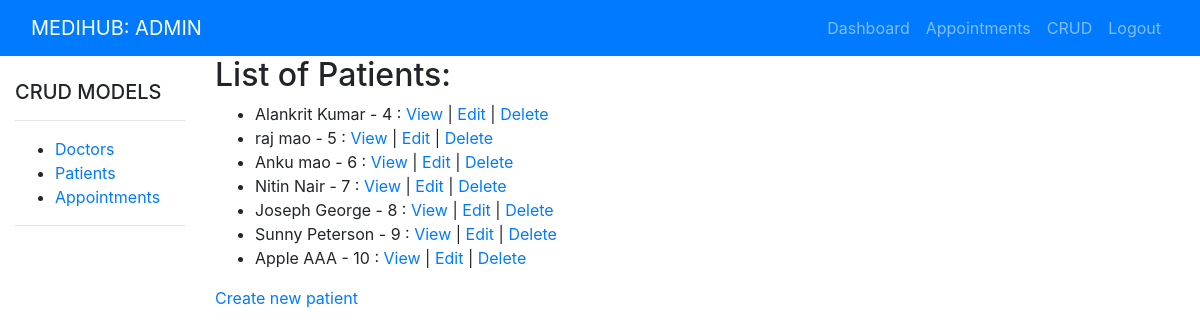
The page /adminapp/crud/patients/ (signed in) on the database as committed earlier.
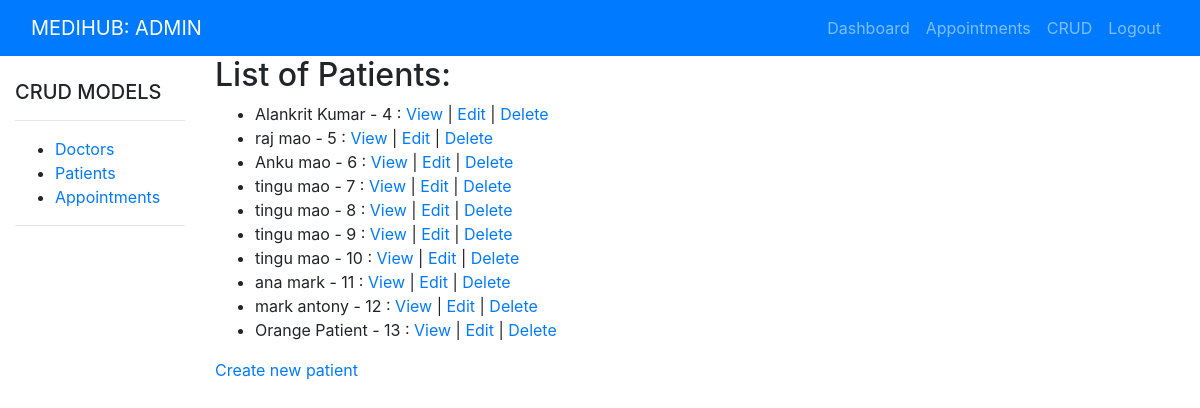
The same page on the database as committed later.
### hospital/models.py (models this page shows)
class Patient(models.Model):
    GENDER_CHOICES = [
        ('M', 'Male'),
        ('F', 'Female'),
        ('X', 'Other'),
    ]
    user = models.OneToOneField(User, on_delete=models.CASCADE, null=True, blank=True)
    first_name = models.CharField(max_length=50, null=True, blank=True)
    last_name = models.CharField(max_length=50, null=True, blank=True)
    gender = models.CharField(max_length=1, choices=GENDER_CHOICES, null=True, blank=True)
    dob = models.DateField(null=True, blank=True)
    phone = models.CharField(max_length=10, null=True, blank=True)
    address = models.TextField(max_length=400, null=True, blank=True)
    email = models.CharField(max_length=100, null=True, blank=True)
    def __str__(self):
        return f'{self.first_name} {self.last_name} - {self.id}'

### adminapp/views.py (the view)
# urls.py: path('crud/patients/', views.patientListView, name='patient-list'),
@login_required(login_url='admin-login')
def patientListView(request):
    patientList = Patient.objects.all()
    context = {
        'list_of_patients': patientList,
    }
    return render(request, 'adminapp/patient_list.html', context)

### adminapp/templates/adminapp/patient_list.html
{% extends 'adminapp/crud_index.html' %}
{% block main %}
<h2>List of Patients:</h2>
<ul>
    {% for patient in list_of_patients %}
    <li>{{patient}} :
        <a href="{% url 'patient-detail' patient.id %}">View</a> |
        <a href="{% url 'edit-patient' patient.id %}">Edit</a> |
        <a href="{% url 'delete-patient' patient.id %}">Delete</a>
    </li>
    {% endfor %}
</ul>
<p><a href="{% url 'create-patient' %}">Create new patient</a></p>
{% endblock %}

### adminapp/templates/adminapp/crud_index.html (shortened to what this page needs)
{% extends 'adminapp/base.html' %}
{% block content %}
<div class="container-fluid">
    <div class="row">
        <div class="col-sm-2">
            <br>
            <h5>CRUD MODELS</h5>
            <hr>
            <ul>
                <li><a href="{% url 'doctor-list' %}">Doctors</a></li>
                <li><a href="{% url 'patient-list' %}">Patients</a></li>
                <li><a href="{% url 'appointment-list' %}">Appointments</a></li>
            </ul>
            <hr>
        </div>
        <div class="col-sm-10">
            {% block main %}{% endblock %}
        </div>
    </div>
</div>
{% endblock %}

### adminapp/templates/adminapp/base.html (shortened to what this page needs)
{% load static %}
<!DOCTYPE html>
<html lang="en">
<head>
    <link rel="stylesheet" href="https://maxcdn.bootstrapcdn.com/bootstrap/4.0.0/css/bootstrap.min.css">
    <link rel="stylesheet" href="{% static 'styles/style.css' %}">
</head>
<body>
    {% include 'adminapp/navbar.html' %}
    {% block content %}
    {% endblock %}
</body>
</html>

### adminapp/templates/adminapp/navbar.html (shortened to what this page needs)
<nav class="navbar navbar-dark navbar-expand-md sticky-top bg-primary">
    <div class="container-fluid"><a class="navbar-brand text-center" href="" style="margin: 0px 0px;">MEDIHUB: ADMIN</a>
        <div
            class="collapse navbar-collapse" id="navcol-1">
            <ul class="nav navbar-nav  text-light ml-auto" >
                {% if request.user.is_authenticated %}
                <li class="nav-item" role="presentation"><a class="nav-link"href="{% url 'admin-dashboard' %}">Dashboard</a></li>
                <li class="nav-item" role="presentation"><a class="nav-link"href="{% url 'manage-appointments-list' %}">Appointments</a></li>
                <li class="nav-item" role="presentation"><a class="nav-link"href="{% url 'crud-index' %}">CRUD</a></li>
                <li class="nav-item" role="presentation"><a class="nav-link" href="{% url 'admin-logout' %}">Logout</a></li>
                {% else %}
                <li class="nav-item" role="presentation"><a class="nav-link"href="{% url 'index' %}">Home</a></li>
                {% endif %}
            </ul>
        </div>
    </div>
</nav>

Rows that differ between the two databases and show on the page:
changed Patient: first_name+last_name+id "Nitin Nair - 7" → "tingu mao - 7"
changed Patient: first_name+last_name+id "Joseph George - 8" → "tingu mao - 8"
changed Patient: first_name+last_name+id "Sunny Peterson - 9" → "tingu mao - 9"
changed Patient: first_name+last_name+id "Apple AAA - 10" → "tingu mao - 10"
added Patient: first_name+last_name+id "ana mark - 11"
added Patient: first_name+last_name+id "mark antony - 12"
added Patient: first_name+last_name+id "Orange Patient - 13"
